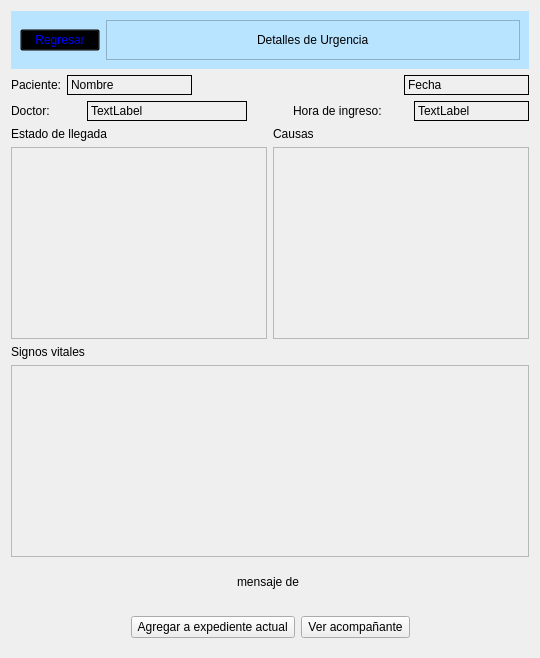
     <widget class="QWidget" name="detalles">
      <layout class="QVBoxLayout" name="verticalLayout_5">
       <item>
        <widget class="QFrame" name="detallitos">
         <property name="minimumSize">
          <size>
           <width>0</width>
           <height>0</height>
          </size>
         </property>
         <property name="styleSheet">
          <string notr="true">background-color: rgb(184, 228, 255);</string>
         </property>
         <layout class="QHBoxLayout" name="horizontalLayout_11">
          <item>
           <widget class="QPushButton" name="pushButton">
            <property name="maximumSize">
             <size>
              <width>80</width>
              <height>16777215</height>
             </size>
            </property>
            <property name="styleSheet">
             <string notr="true">background:transparent;
color:blue;</string>
            </property>
            <property name="text">
             <string>Regresar</string>
            </property>
            <property name="icon">
             <iconset resource="imgs/imgs.qrc">
              <normaloff>:/imgs/backArrow.png</normaloff>:/imgs/backArrow.png</iconset>
            </property>
           </widget>
          </item>
          <item>
           <widget class="QFrame" name="color">
            <property name="styleSheet">
             <string notr="true"/>
            </property>
            <property name="frameShape">
             <enum>QFrame::StyledPanel</enum>
            </property>
            <property name="frameShadow">
             <enum>QFrame::Raised</enum>
            </property>
            <layout class="QHBoxLayout" name="horizontalLayout_33">
             <item>
              <spacer name="horizontalSpacer_23">
               <property name="orientation">
                <enum>Qt::Horizontal</enum>
               </property>
               <property name="sizeHint" stdset="0">
                <size>
                 <width>40</width>
                 <height>20</height>
                </size>
               </property>
              </spacer>
             </item>
             <item>
              <widget class="QLabel" name="label_28">
               <property name="text">
                <string>Detalles de Urgencia</string>
               </property>
              </widget>
             </item>
             <item>
              <spacer name="horizontalSpacer_24">
               <property name="orientation">
                <enum>Qt::Horizontal</enum>
               </property>
               <property name="sizeHint" stdset="0">
                <size>
                 <width>40</width>
                 <height>20</height>
                </size>
               </property>
              </spacer>
             </item>
            </layout>
           </widget>
          </item>
         </layout>
        </widget>
       </item>
       <item>
        <layout class="QHBoxLayout" name="horizontalLayout_6">
         <item>
          <layout class="QHBoxLayout" name="horizontalLayout_3">
           <item>
            <widget class="QLabel" name="label_9">
             <property name="maximumSize">
              <size>
               <width>70</width>
               <height>16777215</height>
              </size>
             </property>
             <property name="text">
              <string>Paciente:</string>
             </property>
            </widget>
           </item>
           <item>
            <widget class="QLabel" name="paciente">
             <property name="minimumSize">
              <size>
               <width>125</width>
               <height>0</height>
              </size>
             </property>
             <property name="styleSheet">
              <string notr="true">border:1px solid black;</string>
             </property>
             <property name="text">
              <string>Nombre</string>
             </property>
            </widget>
           </item>
           <item>
            <spacer name="horizontalSpacer_7">
             <property name="orientation">
              <enum>Qt::Horizontal</enum>
             </property>
             <property name="sizeType">
              <enum>QSizePolicy::Expanding</enum>
             </property>
             <property name="sizeHint" stdset="0">
              <size>
               <width>40</width>
               <height>20</height>
              </size>
             </property>
            </spacer>
           </item>
          </layout>
         </item>
         <item>
          <widget class="QLabel" name="fecha">
           <property name="minimumSize">
            <size>
             <width>125</width>
             <height>0</height>
            </size>
           </property>
           <property name="maximumSize">
            <size>
             <width>16777215</width>
             <height>16777215</height>
            </size>
           </property>
           <property name="styleSheet">
            <string notr="true">border:1px solid black;</string>
           </property>
           <property name="text">
            <string>Fecha</string>
           </property>
          </widget>
         </item>
        </layout>
       </item>
       <item>
        <layout class="QHBoxLayout" name="horizontalLayout_7">
         <item>
          <layout class="QHBoxLayout" name="horizontalLayout">
           <item>
            <widget class="QLabel" name="label_6">
             <property name="maximumSize">
              <size>
               <width>70</width>
               <height>16777215</height>
              </size>
             </property>
             <property name="text">
              <string>Doctor:</string>
             </property>
            </widget>
           </item>
           <item>
            <widget class="QLabel" name="doctor">
             <property name="minimumSize">
              <size>
               <width>125</width>
               <height>0</height>
              </size>
             </property>
             <property name="styleSheet">
              <string notr="true">border:1px solid black;</string>
             </property>
             <property name="text">
              <string>TextLabel</string>
             </property>
            </widget>
           </item>
          </layout>
         </item>
         <item>
          <spacer name="horizontalSpacer_8">
           <property name="orientation">
            <enum>Qt::Horizontal</enum>
           </property>
           <property name="sizeType">
            <enum>QSizePolicy::Minimum</enum>
           </property>
           <property name="sizeHint" stdset="0">
            <size>
             <width>40</width>
             <height>20</height>
            </size>
           </property>
          </spacer>
         </item>
         <item>
          <layout class="QHBoxLayout" name="horizontalLayout_4">
           <item>
            <widget class="QLabel" name="label_10">
             <property name="text">
              <string>Hora de ingreso:</string>
             </property>
            </widget>
           </item>
           <item>
            <widget class="QLabel" name="hora">
             <property name="styleSheet">
              <string notr="true">border:1px solid black;</string>
             </property>
             <property name="text">
              <string>TextLabel</string>
             </property>
            </widget>
           </item>
          </layout>
         </item>
        </layout>
       </item>
       <item>
        <layout class="QHBoxLayout" name="horizontalLayout_5">
         <item>
          <layout class="QVBoxLayout" name="verticalLayout">
           <item>
            <widget class="QLabel" name="label_7">
             <property name="text">
              <string>Estado de llegada</string>
             </property>
            </widget>
           </item>
           <item>
            <widget class="QPlainTextEdit" name="formaLlegada">
             <property name="enabled">
              <bool>false</bool>
             </property>
            </widget>
           </item>
          </layout>
         </item>
         <item>
          <layout class="QVBoxLayout" name="verticalLayout_3">
           <item>
            <widget class="QLabel" name="label_8">
             <property name="text">
              <string>Causas</string>
             </property>
            </widget>
           </item>
           <item>
            <widget class="QPlainTextEdit" name="causas">
             <property name="enabled">
              <bool>false</bool>
             </property>
            </widget>
           </item>
          </layout>
         </item>
        </layout>
       </item>
       <item>
        <layout class="QVBoxLayout" name="verticalLayout_4">
         <item>
          <widget class="QLabel" name="label_11">
           <property name="text">
            <string>Signos vitales</string>
           </property>
          </widget>
         </item>
         <item>
          <widget class="QPlainTextEdit" name="signosVitales">
           <property name="enabled">
            <bool>false</bool>
           </property>
          </widget>
         </item>
         <item>
          <widget class="QFrame" name="horizontalFrame">
           <property name="minimumSize">
            <size>
             <width>0</width>
             <height>0</height>
            </size>
           </property>
           <layout class="QHBoxLayout" name="horizontalLayout_9">
            <item>
             <spacer name="horizontalSpacer_3">
              <property name="orientation">
               <enum>Qt::Horizontal</enum>
              </property>
              <property name="sizeHint" stdset="0">
               <size>
                <width>40</width>
                <height>20</height>
               </size>
              </property>
             </spacer>
            </item>
            <item>
             <widget class="QLabel" name="mensaje">
              <property name="text">
               <string>mensaje de </string>
              </property>
             </widget>
            </item>
            <item>
             <spacer name="horizontalSpacer_4">
              <property name="orientation">
               <enum>Qt::Horizontal</enum>
              </property>
              <property name="sizeHint" stdset="0">
               <size>
                <width>40</width>
                <height>20</height>
               </size>
              </property>
             </spacer>
            </item>
           </layout>
          </widget>
         </item>
         <item>
          <widget class="QFrame" name="horizontalFrame">
           <property name="minimumSize">
            <size>
             <width>0</width>
             <height>0</height>
            </size>
           </property>
           <layout class="QHBoxLayout" name="horizontalLayout_8">
            <item>
             <spacer name="horizontalSpacer">
              <property name="orientation">
               <enum>Qt::Horizontal</enum>
              </property>
              <property name="sizeHint" stdset="0">
               <size>
                <width>40</width>
                <height>20</height>
               </size>
              </property>
             </spacer>
            </item>
            <item>
             <widget class="QPushButton" name="pb_expediente">
              <property name="text">
               <string> Agregar a expediente actual </string>
              </property>
             </widget>
            </item>
            <item>
             <widget class="QPushButton" name="pb_compa">
              <property name="text">
               <string> Ver acompañante </string>
              </property>
             </widget>
            </item>
            <item>
             <spacer name="horizontalSpacer_2">
              <property name="orientation">
               <enum>Qt::Horizontal</enum>
              </property>
              <property name="sizeHint" stdset="0">
               <size>
                <width>40</width>
                <height>20</height>
               </size>
              </property>
             </spacer>
            </item>
           </layout>
          </widget>
         </item>
        </layout>
       </item>
      </layout>
     </widget>
